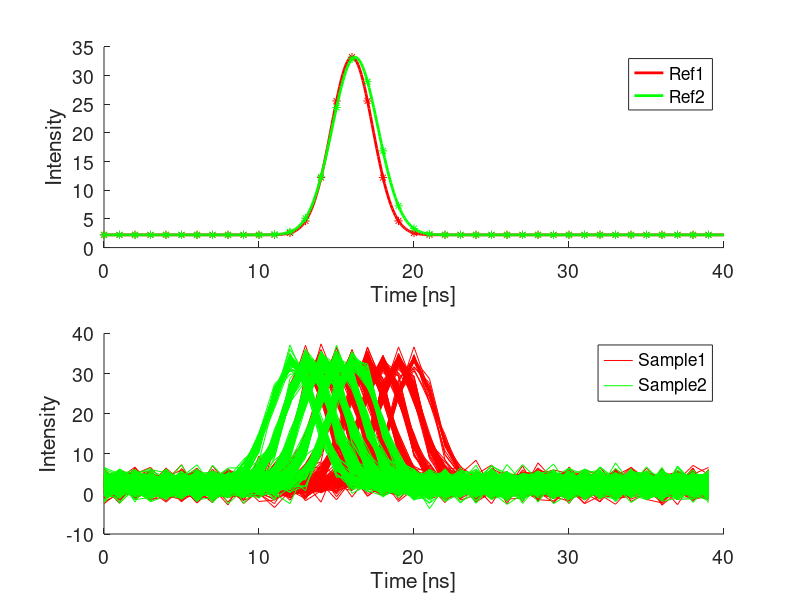

The MATLAB source for this figure: (Note: this script raises an error after producing the figure.)
clear all; clc;

sample_num = 300;
error_std = 1.5;

%% Reference waves
a = 31.0;
b = 16.0;
c = 1.88;
d = 2.22;
e = 2;

x = 0:0.1:40;

gaussfn = @(x, p) p(1)*exp( - ( (x-p(2)) / p(3) ) .^ p(5) ) + p(4);

figure(1); clf; hold on;
subplot(2,1,1); hold on;
h1=plot(x, gaussfn(x, [a b c d e]), 'r-');
set(h1, 'LineWidth', 2);
ref1 = gaussfn(0:39, [a b c d e]);
plot((1:length(ref1))-1, ref1, 'r*');

h2=plot(x, gaussfn(x, [a b+0.2 c+0.2 d e]), 'g-');
set(h2, 'LineWidth', 2);
ref2 = gaussfn(0:39, [a b+0.2 c+0.2 d e]);
plot((1:length(ref2))-1, ref2, 'g*');
legend([h1 h2], {'Ref1', 'Ref2'});

h=xlabel('Time [ns]'); set(h,'FontSize', 14);
h=ylabel('Intensity'); set(h,'FontSize', 14);
set(gca,'FontSize', 14);


%% Generate samples
subplot(2,1,2); hold on;

samples1 = zeros(sample_num, length(ref1));
for i = 1:sample_num,
    
    % Apply translation
    offs = round(rand*8-4);
    ref1t = ref1;
    if offs > 0,
        ref1t = [ref1(offs:end) repmat(ref1(end), 1, offs-1)];
    end;
    if offs < 0,
        ref1t = [repmat(ref1(1), 1, abs(offs)), ref1(1:(end-abs(offs)))];
    end;
    
    % Put noise
    samples1(i,:) = normrnd(ref1t, error_std);
    %samples1(i,:) = trans_waveform(samples1(i,:), -1);
    h1=plot((1:length(samples1(i,:)))-1, samples1(i,:), 'r-');
end;

samples2 = zeros(sample_num, length(ref2));
for i = 1:sample_num,
    
    % Apply translation
    offs = round(rand*4)+1;
    ref2t = [ref2(offs:end) repmat(ref2(end), 1, offs-1)];
    
    % Put noise
    samples2(i,:) = normrnd(ref2t, error_std);
    %samples2(i,:) = trans_waveform(samples2(i,:), -1);
    h2=plot((1:length(samples2(i,:)))-1, samples2(i,:), 'g-');
end;

legend([h1 h2], {'Sample1', 'Sample2'});
h=xlabel('Time [ns]'); set(h,'FontSize', 14);
h=ylabel('Intensity'); set(h,'FontSize', 14);
set(gca,'FontSize', 14);

%%
nn_results = 'nn_results';
run_name = 'proof';

% Translate the waveform
%samples1 = trans_waveform(samples1, -1);
%samples2 = trans_waveform(samples2, -1);

% Data manipulation for neural network
sum_samples=[repmat(1,size(samples1, 1), 1) samples1; repmat(2,size(samples2, 1), 1), samples2];
inputs = sum_samples(:,2:end)';
targets = sum_samples(:,1)';

targets(targets==1)=0;
targets(targets==2)=1;

% Create a Pattern Recognition Network
hiddenLayerSize = [5 10];
net = patternnet(hiddenLayerSize);

% Set up Division of Data for Training, Validation, Testing
net.divideParam.trainRatio = 70/100;
net.divideParam.valRatio = 15/100;
net.divideParam.testRatio = 15/100;

% Train the Network
[net,tr] = train(net,inputs,targets);

% Test the Network
outputs = net(inputs);
errors = gsubtract(targets,outputs);
performance = perform(net,targets,outputs);

% View the Network
%view(net)

lb = 0.5; ub = 1-lb;

figure(8); clf; hold on;
indf = find(or(outputs < lb, outputs > ub));
targetsc = targets(indf); outputsc = outputs(indf);
plotconfusion(targetsc,outputsc)
h=title('Overall');set(h, 'FontSize', 14);
set(gca, 'FontSize', 14);
h=figure(8);
print(h, '-dpng', [nn_results '\cm_over_' num2str(lb) '_' run_name '.png']);

figure(9); clf; hold on;
inputsl = inputs(:,tr.trainInd);
targetl = targets(tr.trainInd);
outputsl = net(inputsl);
ind = find(or(outputsl < lb, outputsl > ub));
targetlc = targetl(ind); outputslc = outputsl(ind);
plotconfusion(targetlc,outputslc)
h=title('Train');set(h, 'FontSize', 14);
set(gca, 'FontSize', 14);
h=figure(9);
print(h, '-dpng', [nn_results '\cm_train_' num2str(lb) '_' run_name '.png']);

figure(10); clf; hold on;
inputsl = inputs(:,tr.valInd);
targetl = targets(tr.valInd);
outputsl = net(inputsl);
ind = find(or(outputsl < lb, outputsl > ub));
targetlc = targetl(ind); outputslc = outputsl(ind);
plotconfusion(targetlc,outputslc)
h=title('Validation');set(h, 'FontSize', 14);
set(gca, 'FontSize', 14);
h=figure(10);
print(h, '-dpng', [nn_results '\cm_valid_' num2str(lb) '_' run_name '.png']);

figure(11); clf; hold on;
inputsl = inputs(:,tr.testInd);
targetl = targets(tr.testInd);
outputsl = net(inputsl);
ind = find(or(outputsl < lb, outputsl > ub));
targetlc = targetl(ind); outputslc = outputsl(ind);
plotconfusion(targetlc,outputslc)
h=title('Test');set(h, 'FontSize', 14);
set(gca, 'FontSize', 14);
h=figure(11);
print(h, '-dpng', [nn_results '\cm_test_' num2str(lb) '_' run_name '.png']);

fprintf('Bound: %.1f\nNo. of points: %i\nNo. of selected points: %i (%.1f%%)\n', lb, length(outputs), length(indf), length(indf)/length(outputs)*100);

